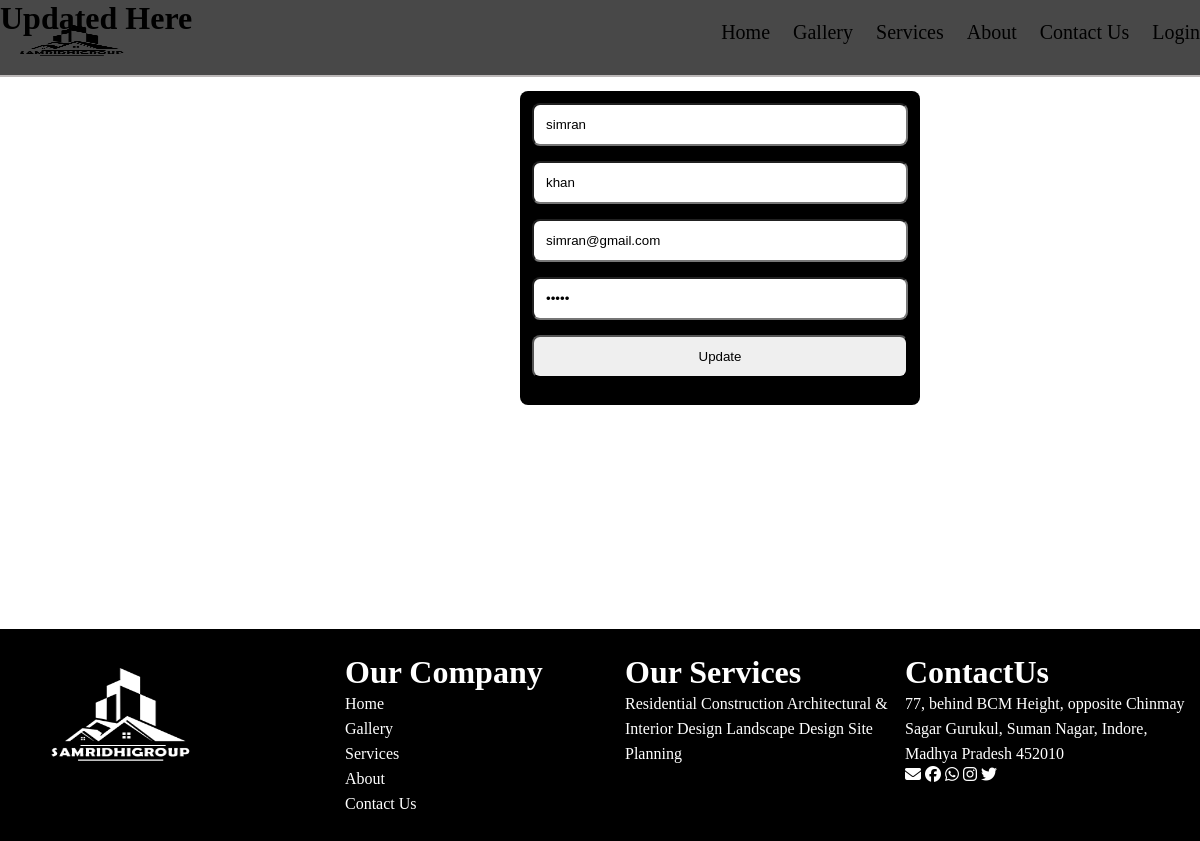
/update/10/, run on the app's committed database.
### project2/models.py (models this page shows, shortened)
class Student(models.Model):
    fnm = models.CharField(max_length=100)
    lnm = models.CharField(max_length=100)
    email = models.EmailField(max_length=100)
    password = models.CharField(max_length=100)

### project2/views.py (the view, shortened to what this page needs)
# urls.py: path('update/<int:id>/', views.user_update, name='user_update'),
def user_update(request, id):
    try:
        data = Student.objects.get(id=id)
    except Student.DoesNotExist:
        messages.error(request, "User not found.")
        return redirect('home')  # Redirect to home if the user does not exist
    return render(request, 'update.html', {"key": data})

### project2/templates/update.html (shortened to what this page needs)
{% extends "base.html" %}
{% load static %}
{% block container %}
  <h1>Updated Here</h1><br><br><br>
  <form id="updateForm" action="" method="post" class="form">
    <input type="text" name="fnm" placeholder="Enter First Name" value="{{ key.fnm }}"><br>
    <input type="text" name="lnm" placeholder="Enter Last Name" value="{{ key.lnm }}"><br>
    <input type="email" name="email" placeholder="Enter Email" value="{{ key.email }}" required readonly><br>
    <input type="password" name="pwd" placeholder="Enter Password" value="{{ key.password }}"><br>
    <input type="submit" value="Update">
  </form><br><br><br><br>
{% endblock %}

### project2/static/css/Style.css (style rules this page uses)
* { padding: 0%; margin: 0%; box-sizing: border-box; }
.form { background: #ffffff; padding: 30px 40px; border-radius: 12px; width: 100%; max-width: 400px; margin-left: 520px; }
.form input { width: 100%; padding: 12px; margin-bottom: 15px; border-radius: 8px; outline: none; }
.form { width: 100%; padding: 12px; background: #000000; color: rgb(0, 0, 0); font-weight: bold; border: none; border-radius: 8px; cursor: pointer; }
.form ::placeholder { color: rgb(0, 0, 0); }

### data on the page
Student: fnm "simran", lnm "khan", email "simran@gmail.com"
